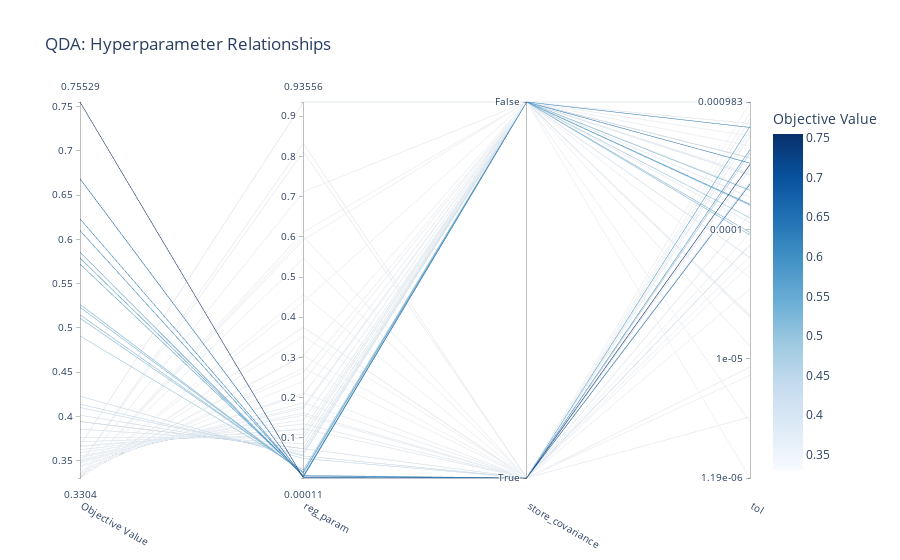

The cell this chart's notebook holds for it:
### Code cell
# Parallel coordinate plot
fig = optuna.visualization.plot_parallel_coordinate(qda_study)
fig.update_layout(title="QDA: Hyperparameter Relationships")
fig.show()

print("🌈 What this plot shows:")
print("   - Each line is one trial")
print("   - Color: F1 score (yellow=good, purple=bad)")
print("   - Look for yellow lines to see good parameter combinations!")
